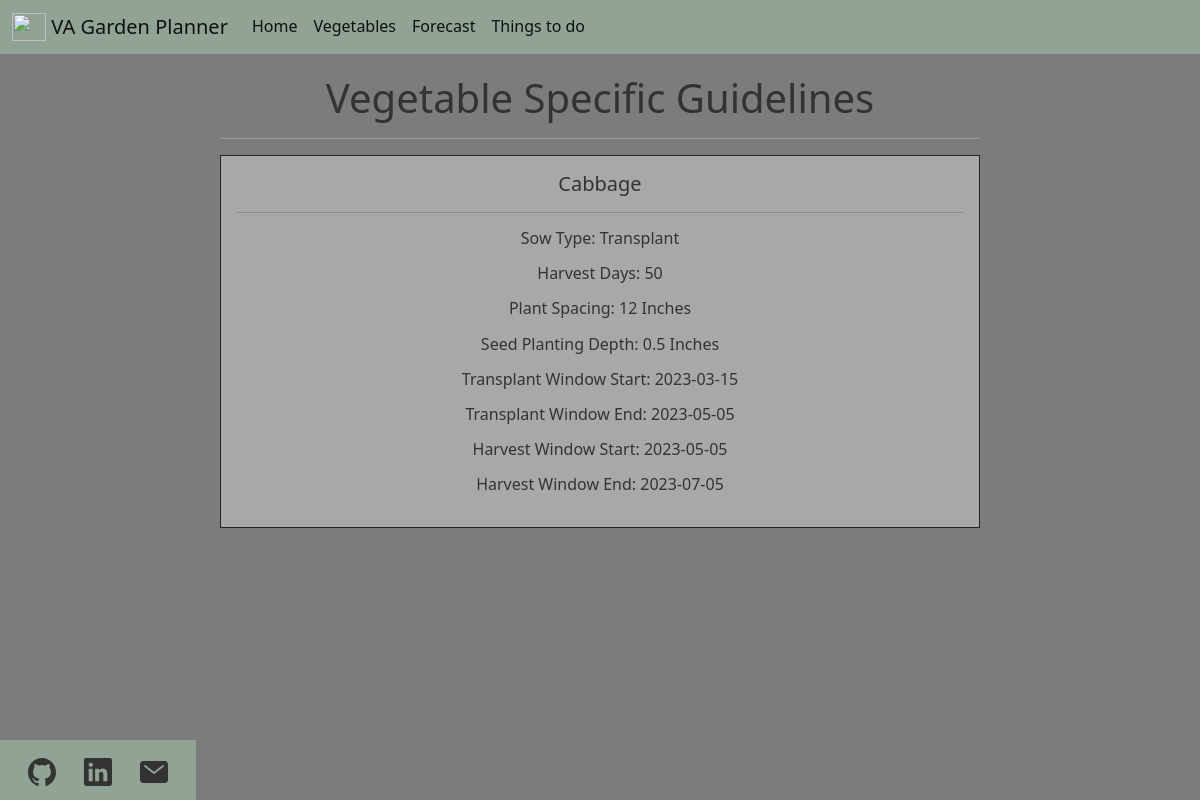
Screenshot of /list/Cabbage with the database file from the repository.
### app.py (models this page shows)
class Garden_DB(db.Model):
    id = db.Column(db.Integer, primary_key=True)
    vegetable = db.Column(db.String(200), nullable=False)
    sow_type = db.Column(db.String)  # Direct, Indoors, key used to filter later
    harvest_days = db.Column(db.Integer)  # How many days to harvest
    plant_spacing = db.Column(db.Integer)  # Inches between plants
    seed_depth = db.Column(db.Integer)  # Inches for seed depth
    sow_window_start = db.Column(db.String)  # Window to sow, regardless of sow type
    sow_window_end = db.Column(db.String)  # Window to sow, regardless of sow type
    transplant_window_start = db.Column(db.String)  # Window to transplant if applicable
    transplant_window_end = db.Column(db.String)  # Window to transplant if applicable
    harvest_window_start = db.Column(db.String)  # Window to harvest
    harvest_window_end = db.Column(db.String)  # Window to harvest
    vegetable_picture_url = db.Column(db.String)  # Public URL for vegetable picture
    date_created = db.Column(db.DateTime, default=datetime.utcnow)

### app.py (the view)
@app.route("/list/<get_vegetable>", methods=["GET"])
def get_user_vegetable(get_vegetable):
    transform_vegetable = get_vegetable.title()
    transform_vegetable = (
        db.session.query(Garden_DB).filter_by(vegetable=transform_vegetable).first()
    )
    vegetable = transform_vegetable.vegetable
    sow_type = transform_vegetable.sow_type
    harvest_days = transform_vegetable.harvest_days
    plant_spacing = transform_vegetable.plant_spacing
    seed_depth = transform_vegetable.seed_depth
    if sow_type == "Direct":
        window_start = transform_vegetable.sow_window_start
        window_end = transform_vegetable.sow_window_end
    else:
        window_start = transform_vegetable.transplant_window_start
        window_end = transform_vegetable.transplant_window_end
    harvest_window_start = transform_vegetable.harvest_window_start
    harvest_window_end = transform_vegetable.harvest_window_end
    return render_template(
        "vegetable.html",
        vegetable=vegetable,
        sow_type=sow_type,
        harvest_days=harvest_days,
        plant_spacing=plant_spacing,
        seed_depth=seed_depth,
        window_start=window_start,
        window_end=window_end,
        harvest_window_start=harvest_window_start,
        harvest_window_end=harvest_window_end,
    )

### templates/vegetable.html
{% extends 'base.html' %}
{% block body %}
<div class="container">
    <h1>Vegetable Specific Guidelines</h1>
    <hr>
    <div class="row">
        <div class="col">
            <div class="card-sm-4 border border-dark">
                <div class="card-body">
                    <h5 class="card-title">{{ vegetable }}</h5>
                    <hr>
                    <p class="text">Sow Type: {{ sow_type }}</p>
                    <p class="text">Harvest Days: {{ harvest_days }}</p>
                    <p class="text">Plant Spacing: {{ plant_spacing }} Inches</p>
                    <p class="text">Seed Planting Depth: {{ seed_depth }} Inches</p>
                    {% if sow_type == "Direct" %}
                    <p class="text">Direct Window Sow Start: {{ window_start }}</p>
                    <p class="text">Direct Window Sow End: {{ window_end }}</p>
                    {% else %}
                    <p class="text">Transplant Window Start: {{ window_start }}</p>
                    <p class="text">Transplant Window End: {{ window_end }}</p>
                    {% endif %}
                    <p class="text">Harvest Window Start: {{ harvest_window_start }}</p>
                    <p class="text">Harvest Window End: {{ harvest_window_end }}</p>
                </div>
            </div>
        </div>
    </div>
</div>
{% endblock %}

### static/css/main.css (style rules this page uses)
html { -webkit-font-smoothing: antialiased; -moz-osx-font-smoothing: grayscale; line-height: 1.6; }
.container { max-width: 800px; padding: 20px; margin: auto; text-align: center; }
body { background: #7c7c7c; color: #EDF0F0; margin-bottom: auto; }
a, p, h1, h2, h3, h4, h5 { line-height: 1.2; color: #333333; }
.card-body { white-space: normal; word-wrap: break-word; background-color: #a8a8a8; color: #333333; }
.card-title { color: #333333; }

### rows the page displays
Garden_DB: vegetable "Cabbage", sow_type "Transplant", seed_depth "0.5", transplant_window_start "2023-03-15", transplant_window_end "2023-05-05", harvest_window_start "2023-05-05", harvest_window_end "2023-07-05"

### other values shown
{{ harvest_days }} "50"
{{ plant_spacing }} "12"
